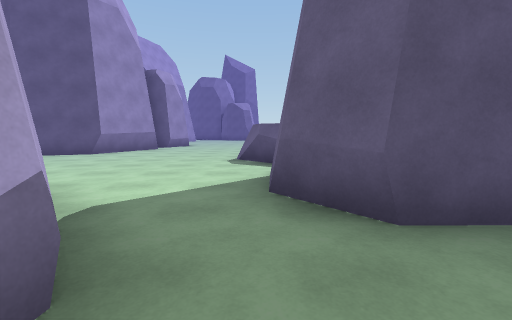
View 1 (above)

18 first-person views from a walk through a 3-D level made in the Unity game engine. The camera is 1.3 m above the floor, tilts 6° down and sees 90° across. The floor is counted in squares, 2 m on a side. Each view is taken from the middle of a square. On the plan, view 1 faces up. The plan holds only what a view shows up to about 9 squares ahead; the rest is blank. The place goes on beyond the plan.

View 2
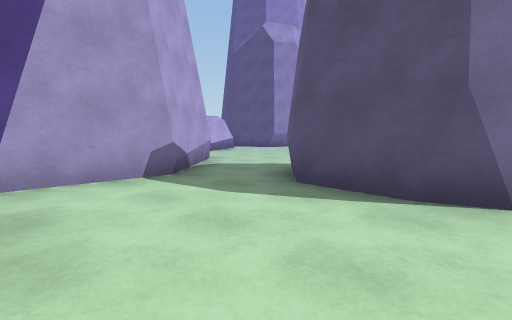

View 3
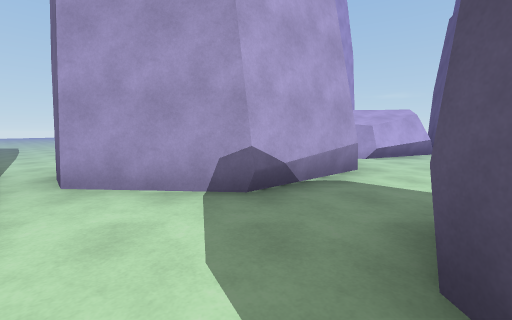

View 4
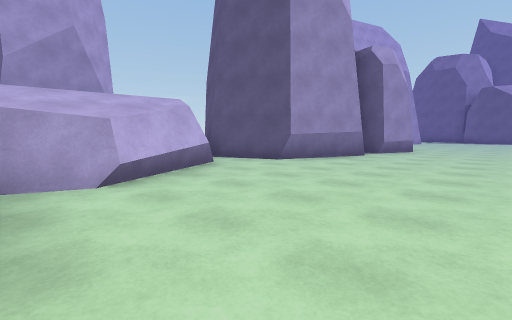

View 5
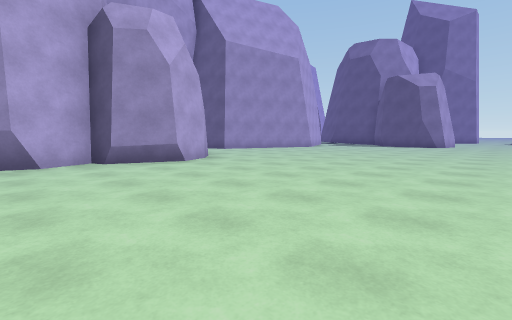

View 6
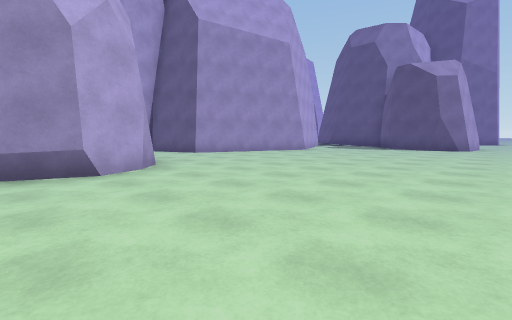

View 7
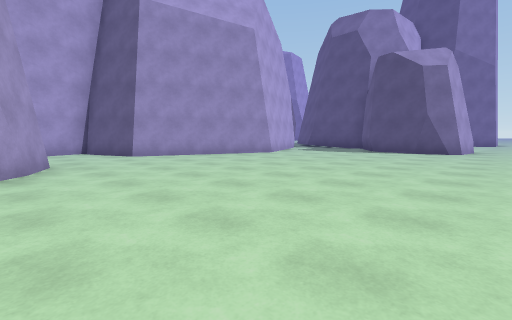

View 8
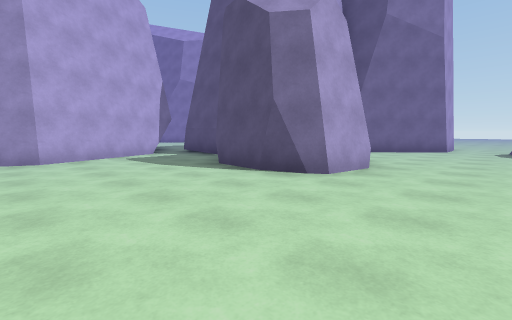

View 9
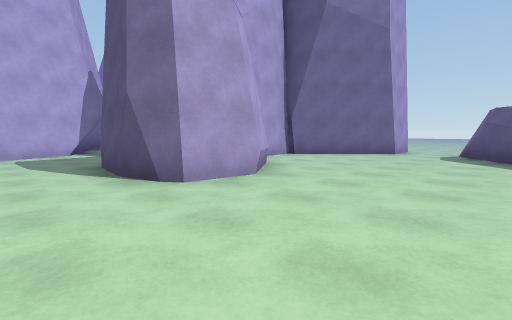

View 10
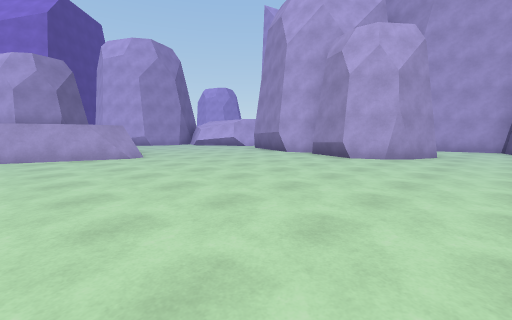

View 11
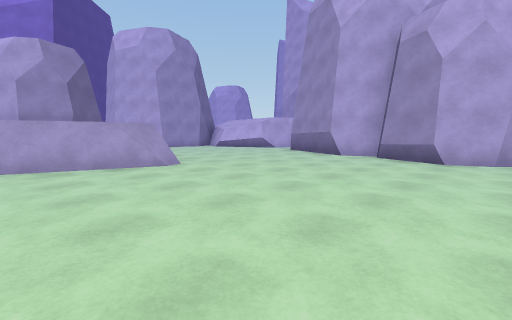

View 12
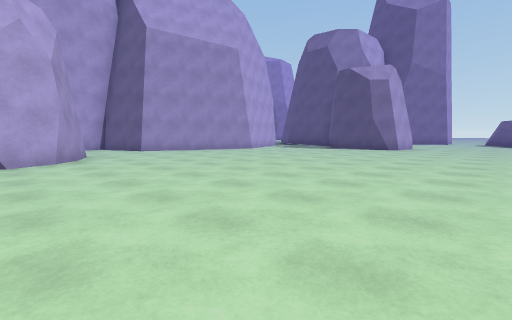

View 13
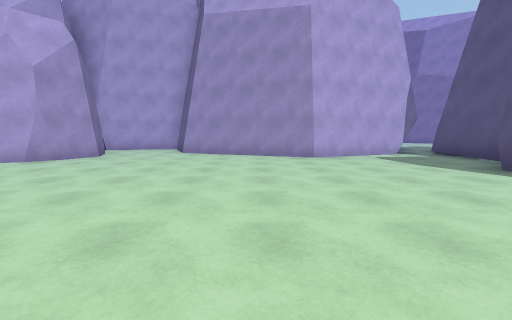

View 14
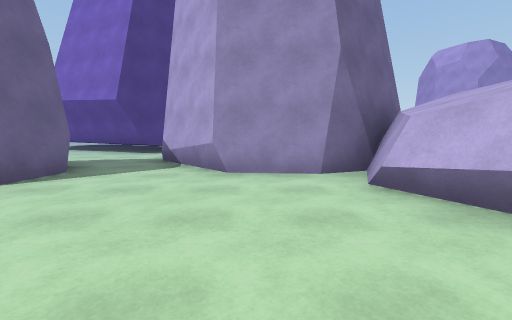

View 15
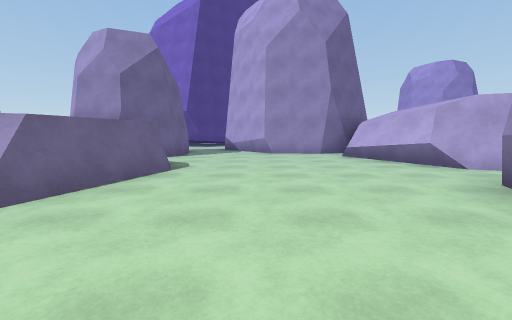

View 16
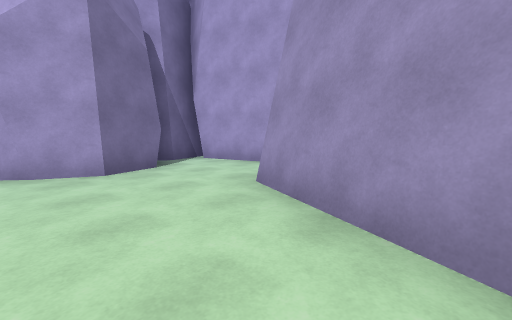

View 17
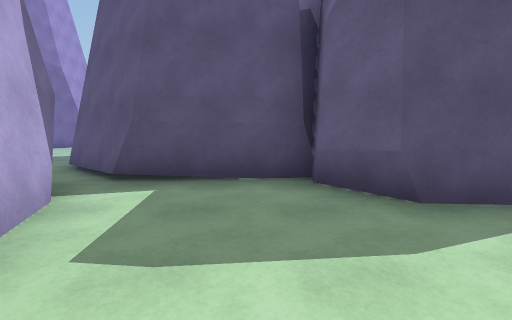

View 18
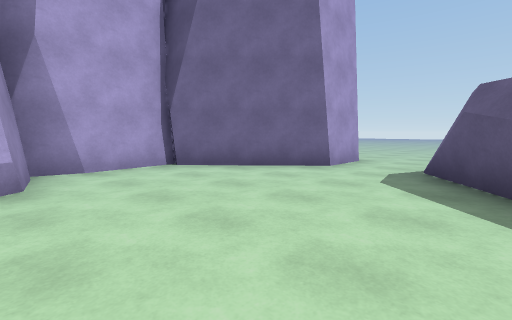

### Floor plan
Key: @ floor where view 1 was taken; # wall or solid block; . main floor; : floor 1.75 m higher than the main floor; / step, stairs or slope; = window, fence, low wall or low ledge; v drop or lower ground; T thing the floor can be seen under or through; R rock.
Columns run from 9 left of view 1 to 3 right of it. Each row starts with its distance up from view 1.
 33          ...
 32          #.=
 31         ##.#
 30        ##.../
 29        #.....
 28        #.....
 27 ..     #.....
 26  .##   ##....
 25   .#######...
 24   #...####...
 23   ##.........
 22    #.........
 21    ##........
 20    ##........
 19    #.........
 18   ##.........
 17  ##..........
 16 ##...........
 15 #............
 14 ##.RRR.......
 13  ##R R.......
 12     RR.......
 11     #........
 10     ##.......
  9     #.....//.
  8  ####....v:
  7  .#......=
  6   ##.....#
  5    ##....##
  4     #.....###
  3     ##....###
  2    #####..###
  1        ##....
  0         #@...
 -1         T.#..
 -2        TTT###
 -3       ..
 -4     ...
 -5    ...
 -6   ...
 -7   ..

Positions as (right, up) in squares from view 1, and headings:
1: (0, 0), facing up
2: (3, -1), facing up-left
3: (2, 1), facing left
4: (-1, 3), facing up-left
5: (2, 10), facing up-left
6: (1, 12), facing up-left
7: (1, 14), facing up-left
8: (2, 20), facing up-left
9: (3, 22), facing up-left
10: (3, 16), facing down-left
11: (3, 14), facing down-left
12: (3, 13), facing up-left
13: (2, 19), facing left
14: (-3, 7), facing down
15: (-2, 11), facing down
16: (-4, 19), facing down-left
17: (-4, 21), facing up
18: (3, 26), facing up-left
